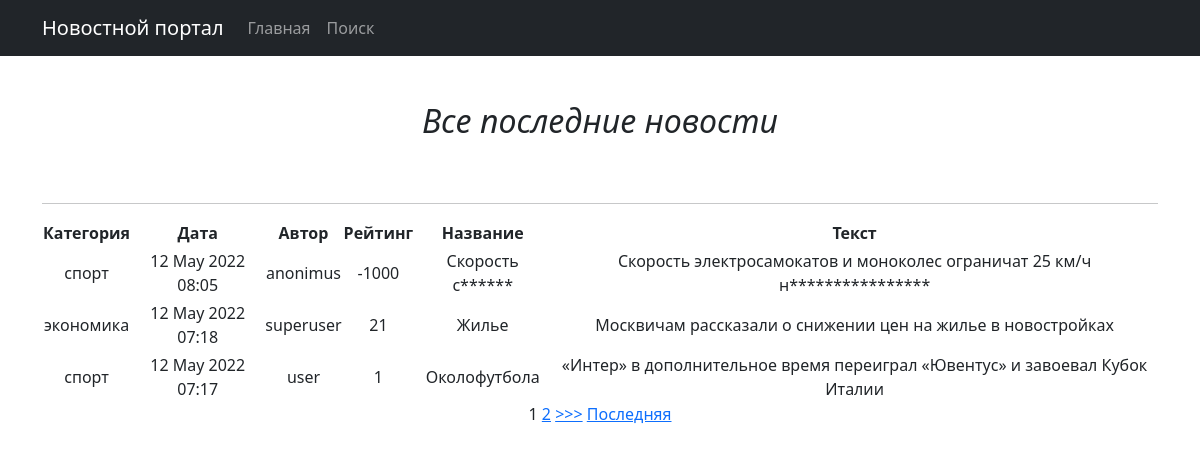
Page /news/ on the committed database.
### news/models.py (models this page shows, shortened)
class Category(models.Model):
    name = models.CharField(max_length=64)
    subscribers = models.ManyToManyField(User, blank=True)
    def __str__(self):
        return f'{self.name}'

class Post(models.Model):
    author = models.ForeignKey(Author, on_delete=models.CASCADE)
    NEWS = 'NW'
    ARTICLE = 'AR'
    CATEGORY_CHOICES = (
        (NEWS, 'Новость'),
        (ARTICLE, 'Статья')
    )
    categoryType = models.CharField(max_length=2, choices=CATEGORY_CHOICES, default=ARTICLE)
    dateCreation = models.DateTimeField(auto_now_add=True)
    postCategory = models.ManyToManyField(Category, through='PostCategory')
    title = models.CharField(max_length=64)
    text = models.TextField()
    rating = models.SmallIntegerField(default=0)

class Author(models.Model):
    authorUser = models.OneToOneField(User, on_delete=models.CASCADE)
    ratingAuthor = models.SmallIntegerField(default=0)
    def __str__(self):
        return f'{self.authorUser}'

### news/views.py (the view, shortened to what this page needs)
# urls.py: path('', PostList.as_view(), name='news'),
class PostList(ListView):
    model = Post
    template_name = 'news.html'
    context_object_name = 'posts'
    ordering = ['-dateCreation']
    paginate_by = 3
    def get_filter(self):
        return PostFilter(self.request.GET, queryset=super().get_queryset())
    def get_queryset(self):
        return self.get_filter().qs
    def get_context_data(self, *args, **kwargs):
        return {
            **super().get_context_data(*args, **kwargs),
            "filter": self.get_filter(),
        }
        context = super().get_context_data(**kwargs)
        context['filter'] = PostFilter(self.request.GET, queryset=self.get_queryset())
        context['posts'] = Post.objects.all()
        context['form'] = PostForm()
        return context

### news/templatetags/censor.py (called while the page is built)
@register.filter()
def censor(value):
   for word in BAD_WORDS:
       value = value.replace(word[1:], '*' * (len(word)-1))
   return value

### templates/news.html (shortened to what this page needs)
{% extends 'flatpages/default.html' %}
{% load censor %}
{% block content %}
<h2>&nbsp;</h2>
<h2><i>Все последние новости</i></h2>
<h2>&nbsp;</h2>
<hr>
<table>
    <thead>
        <th>
            Категория
        </th>
        <th>
            Дата
        </th>
        <th>
            Автор
        </th>
        <th>
            Рейтинг
        </th>
        <th>
            Название
        </th>
        <th>
            Текст
        </th>
    </thead>
    {% for post in posts %}
    <tr>
        <td>
   <tr>
        <td>
            {% for category in post.postCategory.all %} {{ category }} {% endfor %}
        </td>
        <td>
            {{ post.dateCreation|date:'d M Y h:i' }}
        </td>
        <td>
            {{ post.author }}
        </td>
        <td>
            {{ post.rating }}
        </td>
        <td>
            {{ post.title|censor }}
        </td>
        <td>
            {{ post.text|censor }}
        </td>
    </tr>
    {% endfor %}
</table>
{% if is_paginated %}
    {% for num in page_obj.paginator.page_range %}
        {% if page_obj.number == num %}
            <a>{{ num }}</a>
        {% elif num > page_obj.number|add:'-3' and num < page_obj.number|add:'3' %}
            <a href="?page={{ num }}">{{ num }}</a>
        {% endif %}
    {% endfor %}
    {% if page_obj.has_next %}
        <a href="?page={{ page_obj.next_page_number }}">>>></a>
        <a href="?page={{ page_obj.paginator.num_pages }}">Последняя</a>
    {% endif %}
{% endif %}
<br>
{% endblock content %}

### templates/flatpages/default.html (shortened to what this page needs)
<!DOCTYPE html>
<html lang="en">
    <head>
        {%load static %}
        <link href="{% static 'css/styles.css' %}" rel="stylesheet" />
    </head>
    <body>
        <nav class="navbar navbar-expand-lg navbar-dark bg-dark static-top">
            <div class="container">
                <a class="navbar-brand" href="#">Новостной портал</a>
            <div class="collapse navbar-collapse" id="navbarResponsive">
                <ul class="navbar-nav ml-auto">
                    <li class="nav-item active">
                        <a class="nav-link" href="/news/">Главная
                        </a>
                    </li>
                    <li class="nav-item">
                           <a class="nav-link" href="/news/search/">Поиск</a>
                    </li>
                </ul>
            </div>
            </div>
    </nav>
        <div class="container">
            <div class="row">
                <div class="col-lg-12 text-center">
                    {% block content %}{% endblock content %}
                </div>
            </div>
        </div>
    </body>
</html>

### rows in the picture
Post: dateCreation "12 May 2022 08:05", author "anonimus", rating "-1000", title|censor "Скорость с******", text|censor "Скорость электросамокатов и моноколес ограничат 25 км/ч н****************"
Category: name "спорт"
Post: dateCreation "12 May 2022 07:18", author "superuser", rating "21", title|censor "Жилье", text|censor "Москвичам рассказали о снижении цен на жилье в новостройках"
Category: name "экономика"
Post: dateCreation "12 May 2022 07:17", author "user", rating "1", title|censor "Околофутбола", text|censor "«Интер» в дополнительное время переиграл «Ювентус» и завоевал Кубок Италии"

### other values in the picture
{{ num }} "1"
{{ num }} "2"
